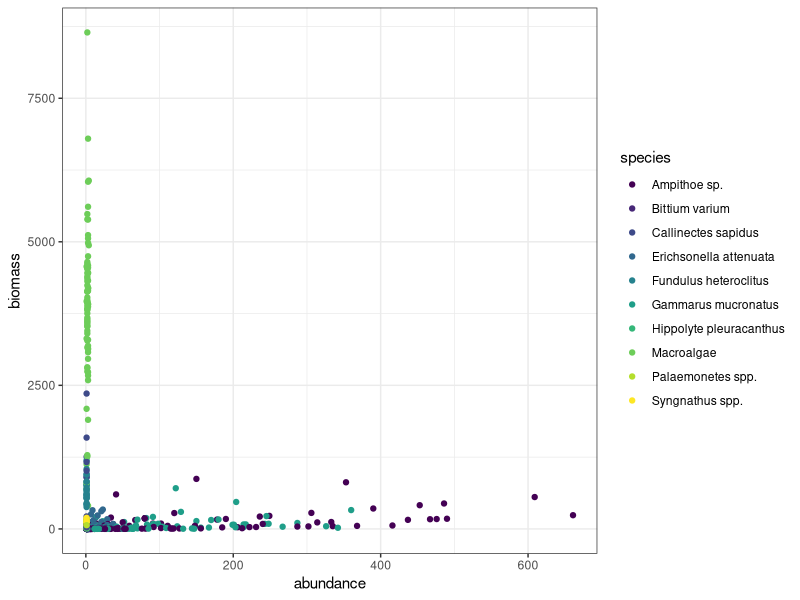

Source code (R):
## ---- chunk 1
knitr::opts_chunk$set(echo = TRUE)

library(tidyverse)

theme_set(theme_bw())

## ---- chunk 2

da <- read_csv("Data/energy_flux.csv") 

names(da)

ggplot( da, aes(abundance,biomass, color=species)) + geom_point() + scale_color_viridis_d()


